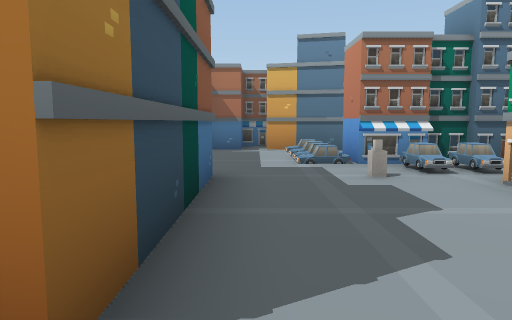
View 1 (above)

24 first-person views from a walk through a Unity game level. The camera is 1.5 m above the floor, tilts 6° down and sees 70° across. The floor is counted in squares, 2.02 m on a side. Each view is taken from the middle of a square. On the plan, view 1 faces up. The plan holds only what a view shows up to about 11 squares ahead; the rest is blank. The place goes on beyond the plan. The player character is not drawn.

View 2
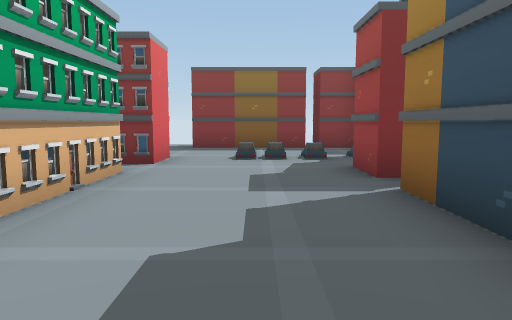

View 3
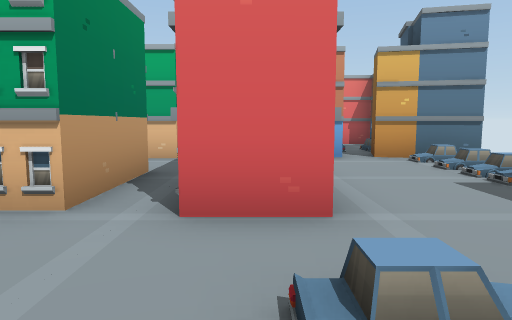

View 4
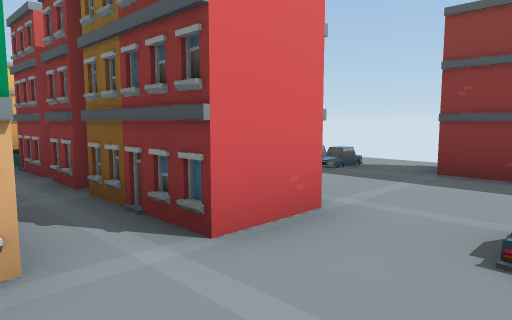

View 5
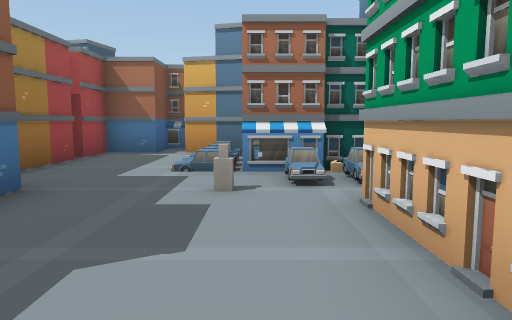

View 6
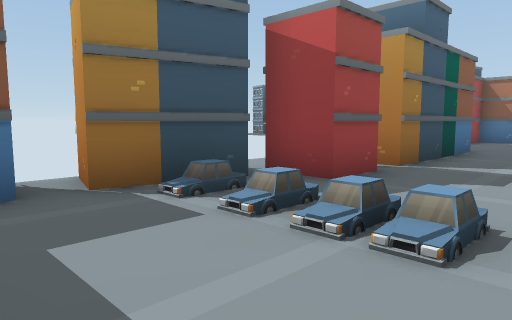

View 7
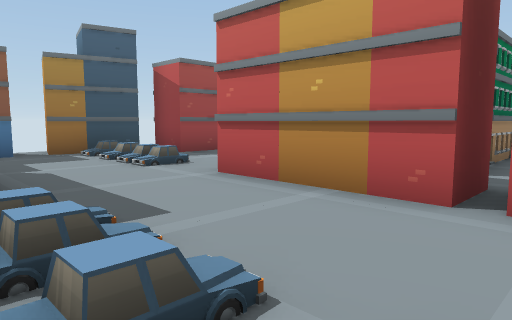

View 8
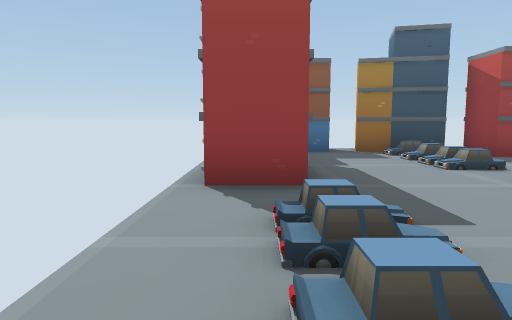

View 9
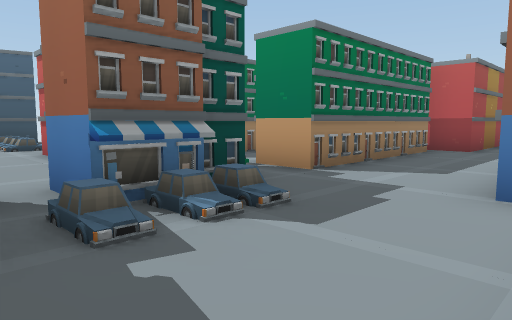

View 10
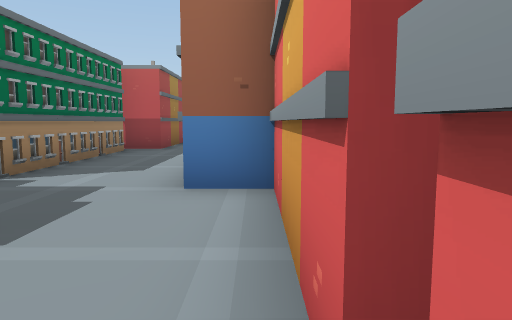

View 11
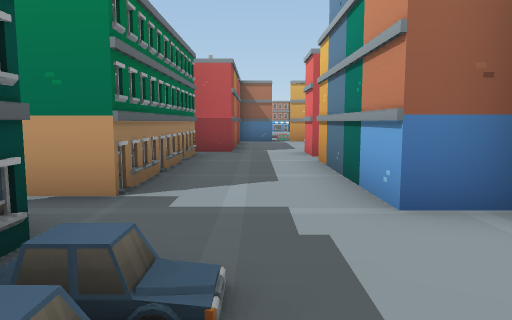

View 12
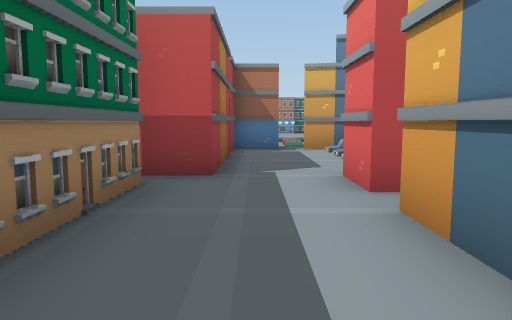

View 13
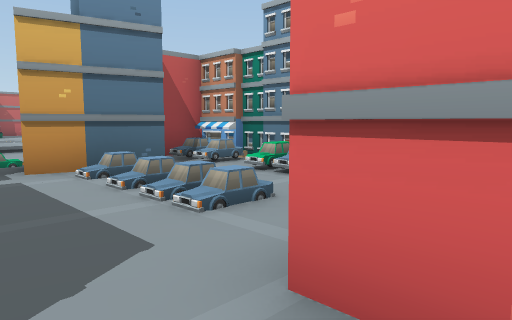

View 14
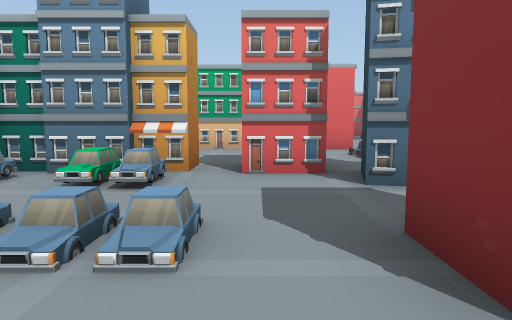

View 15
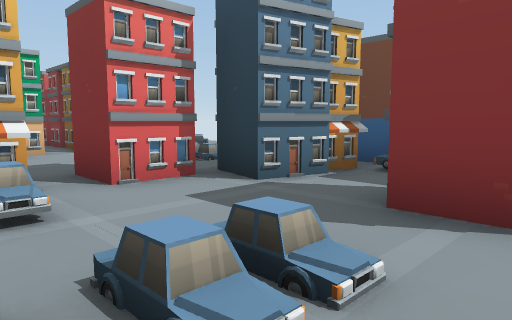

View 16
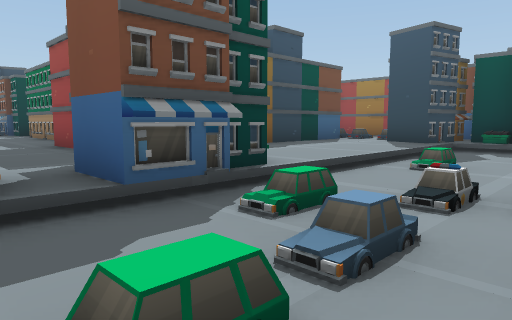

View 17
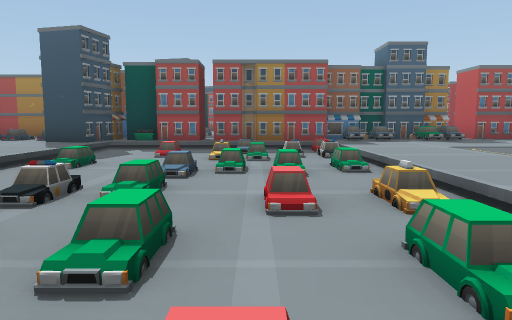

View 18
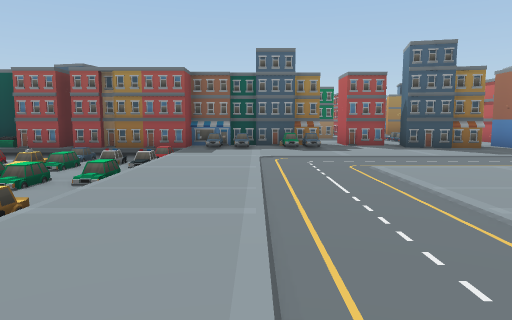

View 19
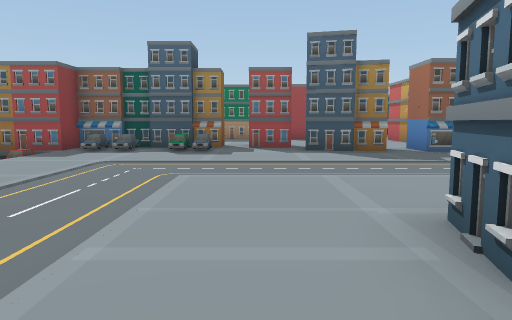

View 20
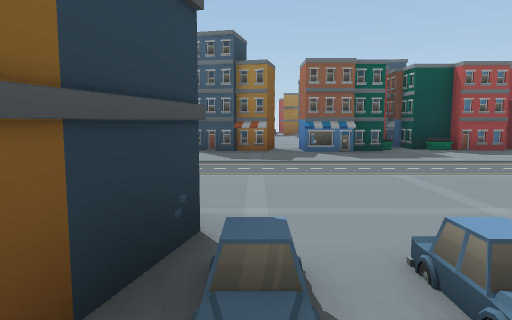

View 21
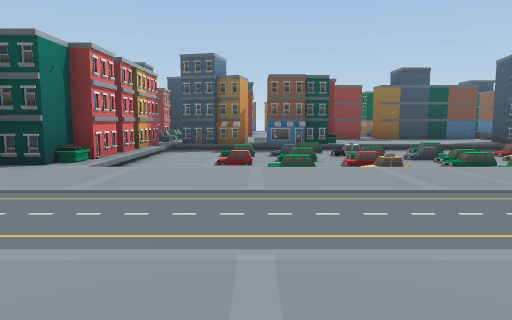

View 22
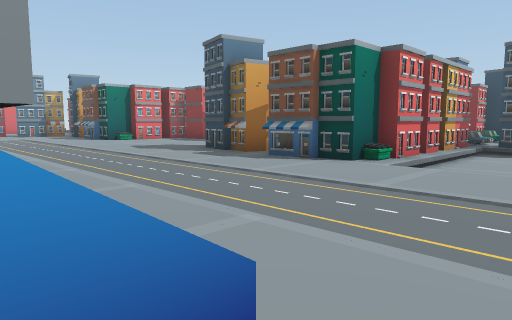

View 23
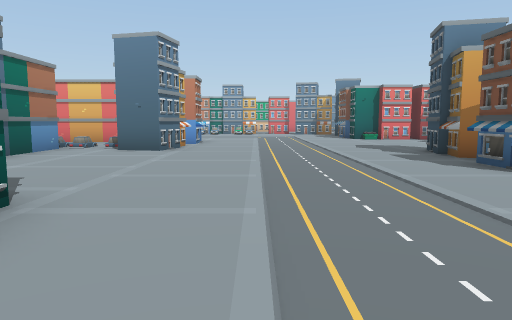

View 24
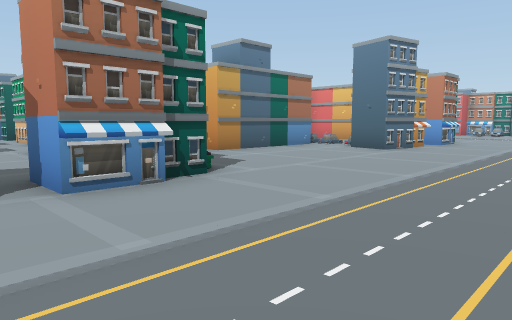

### Floor plan
Key: @ floor where view 1 was taken; # wall or solid block; x gap in a wall; . main floor; - floor 0.5 m lower than the main floor; / step, stairs or slope; B bottle; U building; C car; M dumpster; T taxi; O other object.
Columns run from 3 left of view 1 to 23 right of it. Each row starts with its distance up from view 1.
 31     #..
 30     M...
 29    #......     .
 28     O......    .
 27     ##......  ..   #####O
 26     .........O..  ......O
 25     #........O.   ......O
 24    ##.......##.#O......##
 23    #...........#.........
 22    #......................
 21    #O/.....................
 20    #O/.....................
 19    #O/....................
 18    #O/...................
 17    ##/OC/O////////.#.....
 16     #/-C-O--TO/--/## ##..
 15     #/OO/OO-O-O/-/#
 14     #/-T/-.--O---/#
 13     #/-O---C-OO--/#
 12     M/---O--O/---.#
 11   ###///////.#////#
 10  ##.##...../##.##O##
  9  #..O...... #..O..O#
  8  #..O.....  #..O.O.#   U
  7  #..O####   #..O..Ox...U
  6   ...OO.    #......#...UUU
  5   #..B..    x..#..........
  4   #...U    UU..#.##....####
  3   #...U U  U...#O#  OO
  2   #...U U   ...# .
  1   #...U U  U...# ##
  0   #@..UUU  U...#
 -1  ##............##
 -2  #....#####O....#
 -3 ##OOO......#O...#
 -4 ............O...x
 -5  #.....OOOO#O...#
 -6  #####.....#
 -7       x

Where each view was taken, in squares from view 1:
view 1: 0 up, 0 right, facing up
view 2: 5 up, 1 right, facing down
view 3: 2 down, 0 right, facing right
view 4: 0 up, 1 right, facing down-right
view 5: 1 up, 2 right, facing up
view 6: 5 down, 2 right, facing up-left
view 7: 6 down, 7 right, facing up-left
view 8: 6 down, 7 right, facing left
view 9: 5 down, 12 right, facing up-left
view 10: 5 down, 12 right, facing up
view 11: 4 down, 10 right, facing up
view 12: 0 up, 10 right, facing up
view 13: 4 up, 10 right, facing up-right
view 14: 6 up, 10 right, facing right
view 15: 8 up, 11 right, facing down-right
view 16: 14 up, 12 right, facing down-left
view 17: 15 up, 12 right, facing left
view 18: 19 up, 12 right, facing left
view 19: 22 up, 11 right, facing left
view 20: 25 up, 11 right, facing left
view 21: 23 up, 11 right, facing down
view 22: 23 up, 11 right, facing down-right
view 23: 21 up, 10 right, facing right
view 24: 19 up, 10 right, facing up-right
